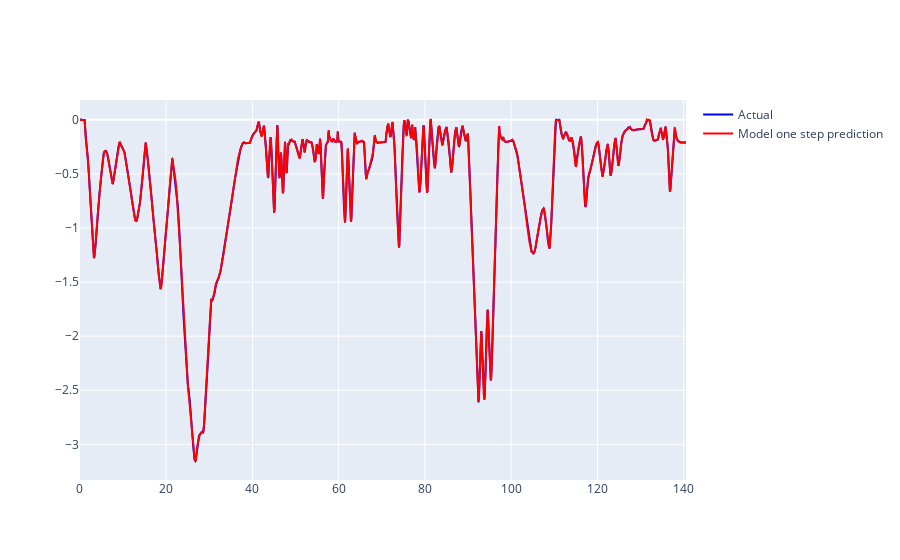

The cell this chart's notebook holds for it:
### Code cell
import plotly.graph_objects as go

d     = data['d']
f_res = data['f_res']
x_vec = data['x_vec']
x_ref_vec = data['x_ref_vec']
x_next_vec = data['x_next_vec']
u_vec = data['u_vec']
phi_vec = data['phi_vec']
t_vec = data['t_vec']
dt_vec = data['dt_vec']

plt.figure()
fig = go.Figure()
fig.add_trace(
    go.Scatter(
        x=t_vec[1:],
        y=x_vec[:,2],
        name="Actual",
        line=dict(color="blue"),
        # fill="blue",
    )
)

fig.add_trace(
    go.Scatter(
        x=t_vec[1:],
        y=x_next_vec[:,2],
        name="Model one step prediction",
        line=dict(color="red"),
    )
)

### Figure 1 — Plotly figure (JSON) as saved in the notebook; plotly's stock layout.template omitted (floating-point values rounded to 4 significant figures; data arrays with more than 128 entries replaced by an {"elided": "..."} marker saying what was removed)
{"data": [{"line": {"color": "blue"}, "name": "Actual", "type": "scatter", "x": {"elided": "14037 float values"}, "y": {"elided": "14038 float values"}}, {"line": {"color": "red"}, "name": "Model one step prediction", "type": "scatter", "x": {"elided": "14037 float values"}, "y": {"elided": "14037 float values"}}], "layout": {}}
